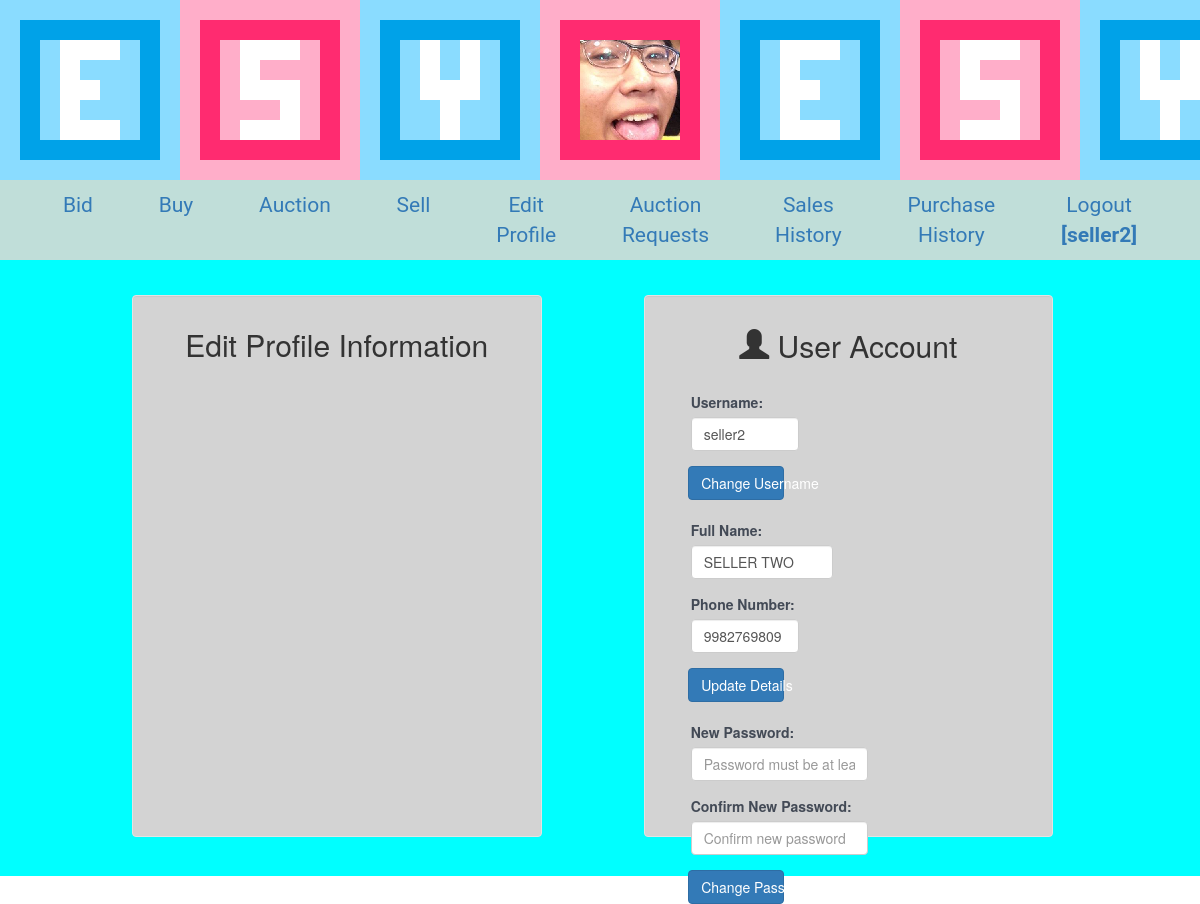
The app's page /myProfile.php (signed in) with its own data.
### tables this page shows
CREATE TABLE `users` (
  `id` int(10) UNSIGNED NOT NULL,
  `username` varchar(30) NOT NULL,
  `password` char(41) NOT NULL,
  `name` varchar(30) DEFAULT NULL,
  `lastLogout` timestamp NULL DEFAULT CURRENT_TIMESTAMP,
  `joinDate` timestamp NULL DEFAULT CURRENT_TIMESTAMP,
  `gender` enum('m','f') DEFAULT NULL,
  `favoriteItems` varchar(20) DEFAULT NULL,
  `emailAddress` varchar(50) DEFAULT NULL,
  `otherInterests` text,
  `phoneno` varchar(10) NOT NULL,
  `address` varchar(100) NOT NULL
);

### myProfile.php (the view, shortened to what this page needs)
<?php
   require_once('include/connect.inc.php');
   $query="select username,name,phoneno from users where id=? limit 1";
   try{
   $query_prepare=$conn->prepare($query);
   $query_prepare->execute(array($_SESSION['ID']));
   $row=$query_prepare->fetch();
   }
   catch(PDOException $e)
   {
      die ('some error occur '.$e->getMessage());
   }
?>
<?php
	require_once('commonbar.php');
	require_once('navigation.php');
?>
    <div class="container-fluid" style="background-color: cyan; height: 77%;">
    <div class="row well col-lg-3 col-md-3 col-sm-3 col-xs-12 col-lg-offset-3 col-md-offset-4 col-sm-offset-4" style="background-color: #d3d3d3; margin-top: 3%; margin-left: 10%; padding: 1%; width: 35%; height: 88%;">
      <h2 style="text-align:center">Edit Profile Information</h2>
  </div>
  <div class="row well col-lg-3 col-md-3 col-sm-3 col-xs-12 col-lg-offset-3 col-md-offset-4 col-sm-offset-4" style="background-color: #d3d3d3; margin-top: 3%; margin-left: 10%; padding: 1%; width: 35%; height: 88%;">
    <h2 style="text-align:center"><span class="glyphicon glyphicon-user"></span> User Account</h2>
    <form action="myProfile.php" method="post">
      <div class="row">
            <br>
            <div class="form-group col-lg-4 col-lg-offset-1">
            <label for="username"><span style="color: #434a56">Username: </span></label>
            <input type="text" name="new_username" class="form-control" value="<?php echo $row['username'];?>" maxlength="30">
            </div>
        </div>
        <button input type="submit" name="username_submit" class="btn  btn-primary col-lg-3 col-lg-offset-1">Change Username</button>
    </form>
    <form action="myProfile.php" method="post">
      <div class="row">
            <br>
            <br>
           <div class="form-group col-lg-5 col-lg-offset-1">
           <label for="fullname"><span style="color:#434a56">Full Name: </span></label>
           <input type="text" name="new_userfullname" class="form-control" value="<?php echo $row['name'];?>" maxlength="30">
           </div>
       </div>
       <div class="row">
           <div class="form-group col-lg-4 col-lg-offset-1">
           <label for="phoneno"><span style="color:#434a56">Phone Number: </span></label>
           <input type="text" name="new_userphoneno" class="form-control" value="<?php echo $row['phoneno'];?>" maxlength="10">
           </div>
       </div>
       <button input type="submit" name="signin_submit" class="btn  btn-primary col-lg-3 col-lg-offset-1">Update Details</button>
    </form>
    <form action="myProfile.php" method="post">
      <div class="row">
          <br>
          <br>
          <div class="form-group col-lg-6 col-lg-offset-1">
           <label for="password"><span style="color:#434a56">New Password: </span></label>
           <input type="password" name="new_password" class="form-control" placeholder="Password must be at least 6 characters" maxlength="41">
          </div>
      </div>
     <div class="row">
          <div class="form-group col-lg-6 col-lg-offset-1">
           <label for="password"><span style="color:#434a56">Confirm New Password: </span></label>
           <input type="password" name="new_confpassword" class="form-control" placeholder="Confirm new password" maxlength="41">
           </div>
       </div>
       <button input type="submit" name="changepass_submit" class="btn  btn-primary col-lg-3 col-lg-offset-1">Change Password</button>
    </form>
  </div>
</body>
</html>

### records on screen
users: new_username "seller2", new_userfullname "SELLER TWO", new_userphoneno "9982769809"

### other values on screen
$_SESSION['username'] "seller2"
